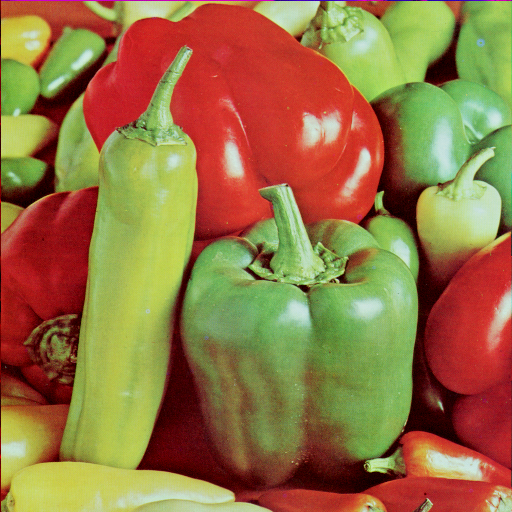
#> input picture Imagen/peppers.tiff, 512 x 512 px, found by its file name
$ python ocv3.py
#> lines starting #> are read from the running program, lines starting #| are printed output that depends on the picture
import cv2
#import numpy as np
import matplotlib.pyplot as plt

bgr = cv2.imread("/Users/MI PC/Documents/Tratamiento de imagenes/Imagen/peppers.tiff")
#> bgr is the input picture: shape (512, 512, 3); mean B, G, R 66.5, 115.6, 149.8
cv2.imshow("Color BGR", bgr )
cv2.waitKey()

rgb = cv2.cvtColor(bgr, cv2.COLOR_BGR2RGB)

plt.figure(1)
plt.subplot(311)
plt.title("Peppers 256")
plt.hist(rgb.ravel(), bins=256 )
plt.subplot(313)
plt.imshow(rgb)
plt.subplot(312)
plt.title("Peppers 64")
plt.hist(rgb.ravel(), bins=64 )
plt.show()
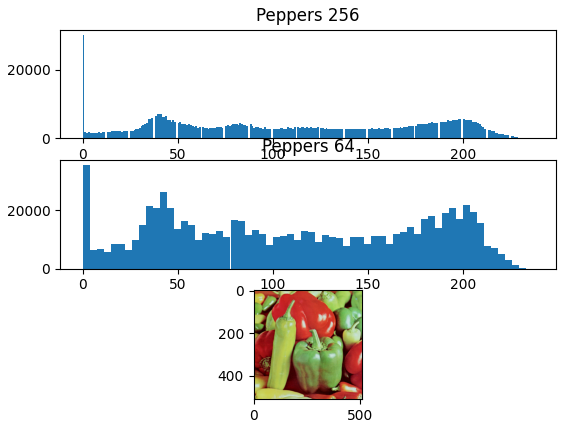
#> figure drawn by matplotlib, 3 panels; panel 1: tallest bar 30125 high, from x = 0 to 0.926; panel 3: tallest bar 35258 high, from x = 0 to 3.7


print( "RGB: ", rgb.shape, "\t (200,60): ", rgb[200,60] )
#| RGB:  (512, 512, 3) 	 (200,60):  [113  11  16]
print( "BGR: ", bgr.shape, "\t (200,60): ", bgr[200,60] )
#| BGR:  (512, 512, 3) 	 (200,60):  [ 16  11 113]

px = rgb[200,60]
#> px = [113, 11, 16]
print("Pixel: ", px)
#| Pixel:  [113  11  16]

pxr, pxg, pxb = rgb[200,60];
#> pxr = 113; pxg = 11; pxb = 16
print("Rojo: ", pxr)
#| Rojo:  113
print("Verde: ", pxg)
#| Verde:  11
print("Azul: ", pxb)
#| Azul:  16

cv2.destroyAllWindows()

$ run again, with Imagen/mandrill-baboon.tiff copied over Imagen/peppers.tiff
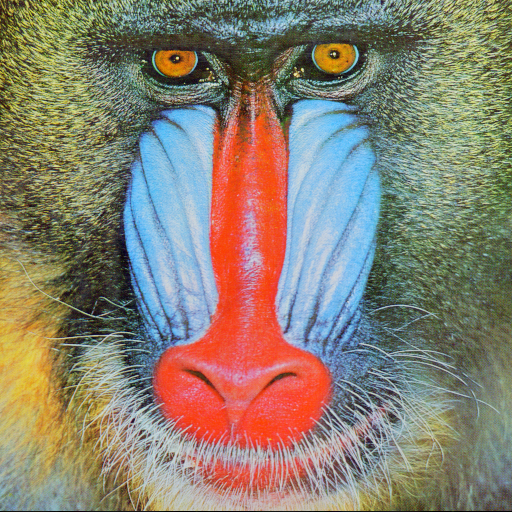
#> input picture Imagen/mandrill-baboon.tiff, 512 x 512 px, found by its file name
#> bgr is the input picture: shape (512, 512, 3); mean B, G, R 113.1, 128.9, 137.4
#> `plt.show()`:
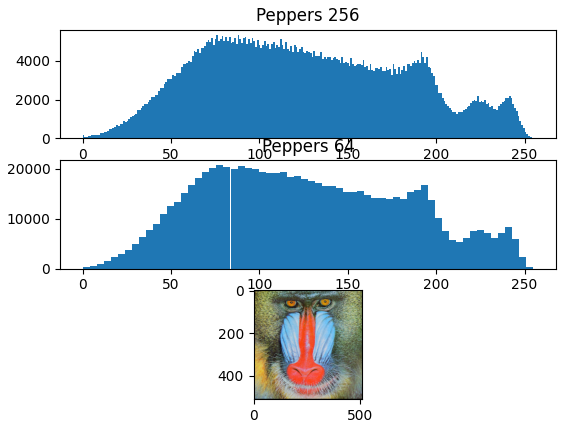
#> figure drawn by matplotlib, 3 panels; panel 1: tallest bar 5337 high, from x = 87.66 to 88.65; panel 3: tallest bar 20720 high, from x = 75.7 to 79.69
#| RGB:  (512, 512, 3) 	 (200,60):  [191 200 132]
#| BGR:  (512, 512, 3) 	 (200,60):  [132 200 191]
#> px = [191, 200, 132]
#| Pixel:  [191 200 132]
#> pxr = 191; pxg = 200; pxb = 132
#| Rojo:  191
#| Verde:  200
#| Azul:  132
